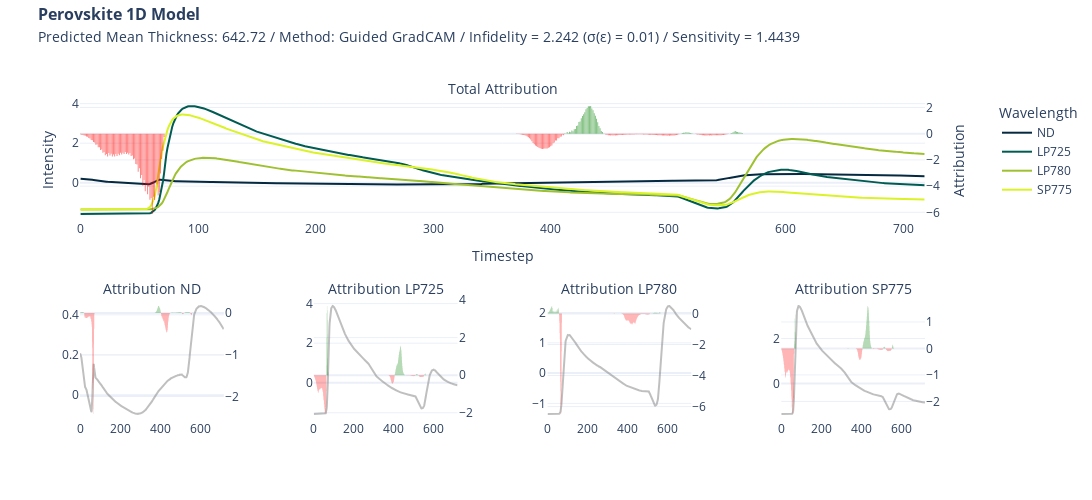

Notebook source saved alongside this figure:
### Code cell
import plotly.graph_objects as go


def format_title(title, subtitle=None, font_size=16, subtitle_font_size=14):
    title = f'<span style="font-size: {font_size}px;"><b>{title}</b></span>'
    if not subtitle:
        return title
    subtitle = f'<span style="font-size: {subtitle_font_size}px;">{subtitle}</span>'
    return f"{title}<br>{subtitle}"

if target == "pce":
    subtitle = "Predicted PCE: "
else:
    subtitle = "Predicted Mean Thickness: "


from plotly.subplots import make_subplots

fig = make_subplots(
    rows=2,
    cols=4,
    specs=[
        [{"secondary_y": True, "colspan": 4}, None, None, None],
        [
            {"secondary_y": True},
            {"secondary_y": True},
            {"secondary_y": True},
            {"secondary_y": True},
        ],
    ],
    subplot_titles=(
        format_title("", "Total Attribution"),
        format_title("", "Attribution ND"),
        format_title("", "Attribution LP725"),
        format_title("", "Attribution LP780"),
        format_title("", "Attribution SP775"),
    ),
)

fig.add_trace(
    go.Bar(
        y=attr_ggc.squeeze().sum(axis=0),
        name="Attribution",
        marker_color=np.where(attr_ggc.squeeze().sum(axis=0) < 0, "red", "green"),
        opacity=0.5,
        showlegend=False,
        marker_line_width=0,
    ),
    secondary_y=True,
)

fig.add_trace(go.Scatter(y=x[0], name="ND", marker_color="#042940"))
fig.add_trace(go.Scatter(y=x[1], name="LP725", marker_color="#005C53"))
fig.add_trace(go.Scatter(y=x[2], name="LP780", marker_color="#9FC131"))
fig.add_trace(go.Scatter(y=x[3], name="SP775", marker_color="#DBF227"))

fig.update_yaxes(title="Intensity")
fig.update_yaxes(title_text="Attribution", secondary_y=True)
fig.update_xaxes(title="Timestep")

fig.add_trace(
    go.Scatter(y=x[0], name="ND", marker_color="grey", opacity=0.5, showlegend=False),
    row=2,
    col=1,
)
fig.add_trace(
    go.Bar(
        y=attr_ggc.squeeze()[0],
        marker_color=np.where(attr_ggc.squeeze()[0] < 0, "red", "green"),
        opacity=0.5,
        showlegend=False,
        marker_line_width=0,
    ),
    secondary_y=True,
    row=2,
    col=1,
)

fig.update_yaxes(title=None, row=2, col=1)
fig.update_yaxes(title_text=None, secondary_y=True, row=2, col=1)
fig.update_xaxes(title=None, row=2, col=1)

fig.add_trace(
    go.Scatter(
        y=x[1], name="LP725", marker_color="grey", opacity=0.5, showlegend=False
    ),
    row=2,
    col=2,
)
fig.add_trace(
    go.Bar(
        y=attr_ggc.squeeze()[1],
        marker_color=np.where(attr_ggc.squeeze()[1] < 0, "red", "green"),
        opacity=0.5,
        showlegend=False,
        marker_line_width=0,
    ),
    secondary_y=True,
    row=2,
    col=2,
)

fig.update_yaxes(title=None, row=2, col=2)
fig.update_yaxes(title_text=None, secondary_y=True, row=2, col=2)
fig.update_xaxes(title=None, row=2, col=2)

fig.add_trace(
    go.Scatter(
        y=x[2], name="LP780", marker_color="grey", opacity=0.5, showlegend=False
    ),
    row=2,
    col=3,
)
fig.add_trace(
    go.Bar(
        y=attr_ggc.squeeze()[2],
        marker_color=np.where(attr_ggc.squeeze()[2] < 0, "red", "green"),
        opacity=0.5,
        showlegend=False,
        marker_line_width=0,
    ),
    secondary_y=True,
    row=2,
    col=3,
)

fig.update_yaxes(title=None, row=2, col=3)
fig.update_yaxes(title_text=None, secondary_y=True, row=2, col=3)
fig.update_xaxes(title=None, row=2, col=3)

fig.add_trace(
    go.Scatter(
        y=x[3], name="SP775", marker_color="grey", opacity=0.5, showlegend=False
    ),
    row=2,
    col=4,
)
fig.add_trace(
    go.Bar(
        y=attr_ggc.squeeze()[3],
        marker_color=np.where(attr_ggc.squeeze()[3] < 0, "red", "green"),
        opacity=0.5,
        showlegend=False,
        marker_line_width=0,
    ),
    secondary_y=True,
    row=2,
    col=4,
)

fig.update_yaxes(title=None, row=2, col=4)
fig.update_yaxes(title_text=None, secondary_y=True, row=2, col=4)
fig.update_xaxes(title=None, row=2, col=4)

fig.update_layout(
    title=format_title(
        "Perovskite 1D Model",
        subtitle
        + str(np.round(y,2))
        + " / Method: Guided GradCAM / Infidelity = "
        + str(*np.round(infid_ggc.numpy(), 4))
        + " ("
        + "\u03C3"
        + "("
        + "\u03B5"
        + ") = "
        + str(std_noise)
        + ")"
        + " / Sensitivity = "
        + str(*np.round(sens_ggc.numpy(), 4)),
    ),
    legend_title="Wavelength",
    title_y=0.96,
    title_x=0.035,
    template="plotly_white",
    height=500,
    width=1200,
)

fig.write_image("xai/images/" + target + "/1D/1D_ggc.png", scale=2)

fig.show()

### Figure 1 — Plotly figure (JSON) as saved in the notebook; plotly's stock layout.template omitted (floating-point values rounded to 4 significant figures; data arrays with more than 128 entries replaced by an {"elided": "..."} marker saying what was removed)
{"data": [{"marker": {"color": {"elided": "719 str values"}, "line": {"width": 0}}, "name": "Attribution", "opacity": 0.5, "showlegend": false, "type": "bar", "xaxis": "x", "y": {"elided": "719 float values"}, "yaxis": "y2"}, {"marker": {"color": "#042940"}, "name": "ND", "type": "scatter", "y": {"elided": "719 float values"}}, {"marker": {"color": "#005C53"}, "name": "LP725", "type": "scatter", "y": {"elided": "719 float values"}}, {"marker": {"color": "#9FC131"}, "name": "LP780", "type": "scatter", "y": {"elided": "719 float values"}}, {"marker": {"color": "#DBF227"}, "name": "SP775", "type": "scatter", "y": {"elided": "719 float values"}}, {"marker": {"color": "grey"}, "name": "ND", "opacity": 0.5, "showlegend": false, "type": "scatter", "xaxis": "x2", "y": {"elided": "719 float values"}, "yaxis": "y3"}, {"marker": {"color": {"elided": "719 str values"}, "line": {"width": 0}}, "opacity": 0.5, "showlegend": false, "type": "bar", "xaxis": "x2", "y": {"elided": "719 float values"}, "yaxis": "y4"}, {"marker": {"color": "grey"}, "name": "LP725", "opacity": 0.5, "showlegend": false, "type": "scatter", "xaxis": "x3", "y": {"elided": "719 float values"}, "yaxis": "y5"}, {"marker": {"color": {"elided": "719 str values"}, "line": {"width": 0}}, "opacity": 0.5, "showlegend": false, "type": "bar", "xaxis": "x3", "y": {"elided": "719 float values"}, "yaxis": "y6"}, {"marker": {"color": "grey"}, "name": "LP780", "opacity": 0.5, "showlegend": false, "type": "scatter", "xaxis": "x4", "y": {"elided": "719 float values"}, "yaxis": "y7"}, {"marker": {"color": {"elided": "719 str values"}, "line": {"width": 0}}, "opacity": 0.5, "showlegend": false, "type": "bar", "xaxis": "x4", "y": {"elided": "719 float values"}, "yaxis": "y8"}, {"marker": {"color": "grey"}, "name": "SP775", "opacity": 0.5, "showlegend": false, "type": "scatter", "xaxis": "x5", "y": {"elided": "719 float values"}, "yaxis": "y9"}, {"marker": {"color": {"elided": "719 str values"}, "line": {"width": 0}}, "opacity": 0.5, "showlegend": false, "type": "bar", "xaxis": "x5", "y": {"elided": "719 float values"}, "yaxis": "y10"}], "layout": {"annotations": [{"font": {"size": 16}, "showarrow": false, "text": "<span style=\"font-size: 16px;\"><b></b></span><br><span style=\"font-size: 14px;\">Total Attribution</span>", "x": 0.47, "xanchor": "center", "xref": "paper", "y": 1, "yanchor": "bottom", "yref": "paper"}, {"font": {"size": 16}, "showarrow": false, "text": "<span style=\"font-size: 16px;\"><b></b></span><br><span style=\"font-size: 14px;\">Attribution ND</span>", "x": 0.08, "xanchor": "center", "xref": "paper", "y": 0.375, "yanchor": "bottom", "yref": "paper"}, {"font": {"size": 16}, "showarrow": false, "text": "<span style=\"font-size: 16px;\"><b></b></span><br><span style=\"font-size: 14px;\">Attribution LP725</span>", "x": 0.34, "xanchor": "center", "xref": "paper", "y": 0.375, "yanchor": "bottom", "yref": "paper"}, {"font": {"size": 16}, "showarrow": false, "text": "<span style=\"font-size: 16px;\"><b></b></span><br><span style=\"font-size: 14px;\">Attribution LP780</span>", "x": 0.6, "xanchor": "center", "xref": "paper", "y": 0.375, "yanchor": "bottom", "yref": "paper"}, {"font": {"size": 16}, "showarrow": false, "text": "<span style=\"font-size: 16px;\"><b></b></span><br><span style=\"font-size: 14px;\">Attribution SP775</span>", "x": 0.86, "xanchor": "center", "xref": "paper", "y": 0.375, "yanchor": "bottom", "yref": "paper"}], "height": 500, "legend": {"title": {"text": "Wavelength"}}, "title": {"text": "<span style=\"font-size: 16px;\"><b>Perovskite 1D Model</b></span><br><span style=\"font-size: 14px;\">Predicted Mean Thickness: 642.72 / Method: Guided GradCAM / Infidelity = 2.242 (σ(ε) = 0.01) / Sensitivity = 1.4439</span>", "x": 0.035, "y": 0.96}, "width": 1200, "xaxis": {"anchor": "y", "domain": [0, 0.94], "title": {"text": "Timestep"}}, "xaxis2": {"anchor": "y3", "domain": [0, 0.16], "title": {}}, "xaxis3": {"anchor": "y5", "domain": [0.26, 0.42], "title": {}}, "xaxis4": {"anchor": "y7", "domain": [0.52, 0.68], "title": {}}, "xaxis5": {"anchor": "y9", "domain": [0.78, 0.94], "title": {}}, "yaxis": {"anchor": "x", "domain": [0.625, 1], "title": {"text": "Intensity"}}, "yaxis10": {"anchor": "x5", "overlaying": "y9", "side": "right", "title": {}}, "yaxis2": {"anchor": "x", "overlaying": "y", "side": "right", "title": {"text": "Attribution"}}, "yaxis3": {"anchor": "x2", "domain": [0, 0.375], "title": {}}, "yaxis4": {"anchor": "x2", "overlaying": "y3", "side": "right", "title": {}}, "yaxis5": {"anchor": "x3", "domain": [0, 0.375], "title": {}}, "yaxis6": {"anchor": "x3", "overlaying": "y5", "side": "right", "title": {}}, "yaxis7": {"anchor": "x4", "domain": [0, 0.375], "title": {}}, "yaxis8": {"anchor": "x4", "overlaying": "y7", "side": "right", "title": {}}, "yaxis9": {"anchor": "x5", "domain": [0, 0.375], "title": {}}}}
